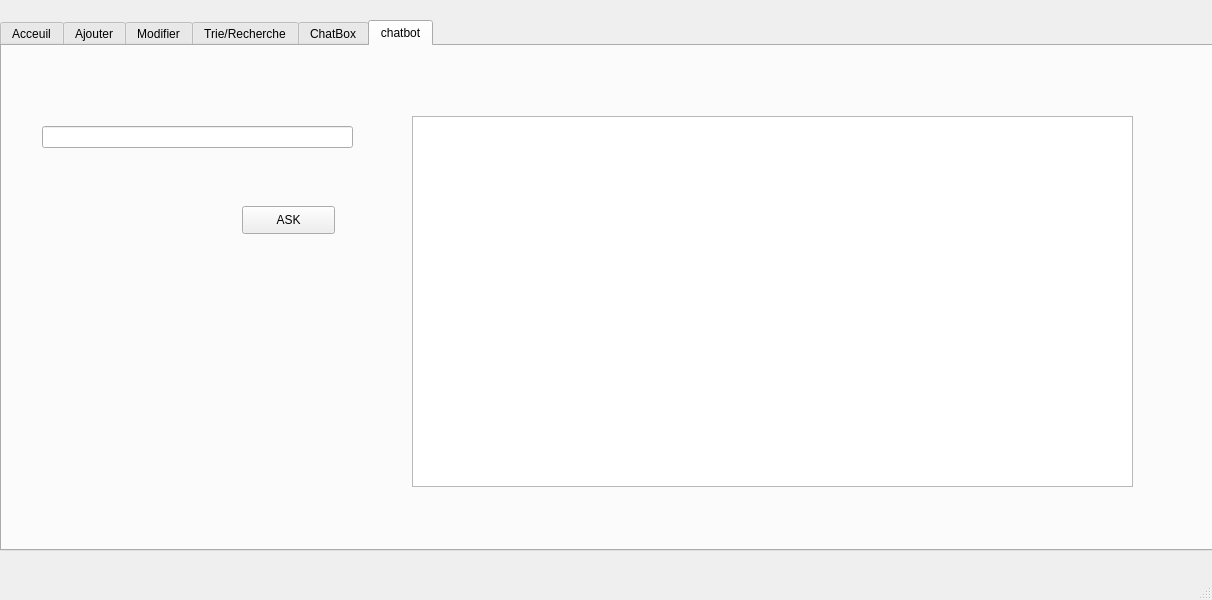
<?xml version="1.0" encoding="UTF-8"?>
<ui version="4.0">
 <class>MainWindow</class>
 <widget class="QMainWindow" name="MainWindow">
  <property name="geometry">
   <rect>
    <x>0</x>
    <y>0</y>
    <width>1212</width>
    <height>600</height>
   </rect>
  </property>
  <property name="windowTitle">
   <string>MainWindow</string>
  </property>
  <widget class="QWidget" name="widget">
   <widget class="QTabWidget" name="chatbot">
    <property name="geometry">
     <rect>
      <x>0</x>
      <y>20</y>
      <width>1241</width>
      <height>531</height>
     </rect>
    </property>
    <property name="currentIndex">
     <number>5</number>
    </property>
    <widget class="QWidget" name="tab">
     <attribute name="title">
      <string>Acceuil</string>
     </attribute>
     <widget class="QLabel" name="label_9">
      <property name="geometry">
       <rect>
        <x>560</x>
        <y>210</y>
        <width>63</width>
        <height>20</height>
       </rect>
      </property>
      <property name="text">
       <string>Sign In</string>
      </property>
     </widget>
     <widget class="QLabel" name="label_10">
      <property name="geometry">
       <rect>
        <x>480</x>
        <y>260</y>
        <width>91</width>
        <height>20</height>
       </rect>
      </property>
      <property name="text">
       <string>id_empolyé</string>
      </property>
     </widget>
     <widget class="QLabel" name="label_11">
      <property name="geometry">
       <rect>
        <x>480</x>
        <y>310</y>
        <width>71</width>
        <height>20</height>
       </rect>
      </property>
      <property name="text">
       <string>Password</string>
      </property>
     </widget>
     <widget class="QPushButton" name="restore">
      <property name="geometry">
       <rect>
        <x>950</x>
        <y>410</y>
        <width>191</width>
        <height>61</height>
       </rect>
      </property>
      <property name="text">
       <string>Restore</string>
      </property>
     </widget>
     <widget class="QLineEdit" name="email">
      <property name="geometry">
       <rect>
        <x>640</x>
        <y>440</y>
        <width>281</width>
        <height>31</height>
       </rect>
      </property>
     </widget>
     <widget class="QLineEdit" name="lineEdit_21">
      <property name="geometry">
       <rect>
        <x>580</x>
        <y>250</y>
        <width>171</width>
        <height>31</height>
       </rect>
      </property>
     </widget>
     <widget class="QLineEdit" name="lineEdit_22">
      <property name="geometry">
       <rect>
        <x>590</x>
        <y>310</y>
        <width>191</width>
        <height>31</height>
       </rect>
      </property>
     </widget>
     <widget class="QPushButton" name="pushButton_4">
      <property name="geometry">
       <rect>
        <x>550</x>
        <y>370</y>
        <width>111</width>
        <height>29</height>
       </rect>
      </property>
      <property name="text">
       <string>Se connecter</string>
      </property>
     </widget>
    </widget>
    <widget class="QWidget" name="tab_3">
     <attribute name="title">
      <string>Ajouter</string>
     </attribute>
     <widget class="QLabel" name="label_5">
      <property name="geometry">
       <rect>
        <x>30</x>
        <y>90</y>
        <width>63</width>
        <height>20</height>
       </rect>
      </property>
      <property name="text">
       <string>Nom</string>
      </property>
     </widget>
     <widget class="QLabel" name="label_6">
      <property name="geometry">
       <rect>
        <x>20</x>
        <y>140</y>
        <width>63</width>
        <height>20</height>
       </rect>
      </property>
      <property name="text">
       <string>Prénom</string>
      </property>
     </widget>
     <widget class="QLabel" name="label_7">
      <property name="geometry">
       <rect>
        <x>20</x>
        <y>190</y>
        <width>81</width>
        <height>20</height>
       </rect>
      </property>
      <property name="text">
       <string>Téléphone</string>
      </property>
     </widget>
     <widget class="QLabel" name="label_8">
      <property name="geometry">
       <rect>
        <x>20</x>
        <y>240</y>
        <width>81</width>
        <height>20</height>
       </rect>
      </property>
      <property name="text">
       <string>Salaire</string>
      </property>
     </widget>
     <widget class="QPushButton" name="pushButton">
      <property name="geometry">
       <rect>
        <x>260</x>
        <y>440</y>
        <width>93</width>
        <height>29</height>
       </rect>
      </property>
      <property name="text">
       <string>Ajouter</string>
      </property>
     </widget>
     <widget class="QLineEdit" name="lineEdit">
      <property name="geometry">
       <rect>
        <x>100</x>
        <y>300</y>
        <width>113</width>
        <height>22</height>
       </rect>
      </property>
     </widget>
     <widget class="QLineEdit" name="lineEdit_2">
      <property name="geometry">
       <rect>
        <x>110</x>
        <y>30</y>
        <width>113</width>
        <height>22</height>
       </rect>
      </property>
     </widget>
     <widget class="QLineEdit" name="lineEdit_3">
      <property name="geometry">
       <rect>
        <x>110</x>
        <y>240</y>
        <width>113</width>
        <height>22</height>
       </rect>
      </property>
     </widget>
     <widget class="QLineEdit" name="lineEdit_4">
      <property name="geometry">
       <rect>
        <x>110</x>
        <y>190</y>
        <width>113</width>
        <height>22</height>
       </rect>
      </property>
     </widget>
     <widget class="QLineEdit" name="lineEdit_5">
      <property name="geometry">
       <rect>
        <x>110</x>
        <y>140</y>
        <width>113</width>
        <height>22</height>
       </rect>
      </property>
     </widget>
     <widget class="QLineEdit" name="lineEdit_6">
      <property name="geometry">
       <rect>
        <x>110</x>
        <y>80</y>
        <width>113</width>
        <height>22</height>
       </rect>
      </property>
     </widget>
     <widget class="QLabel" name="label_12">
      <property name="geometry">
       <rect>
        <x>30</x>
        <y>300</y>
        <width>63</width>
        <height>20</height>
       </rect>
      </property>
      <property name="text">
       <string>Genre</string>
      </property>
     </widget>
     <widget class="QLabel" name="label_13">
      <property name="geometry">
       <rect>
        <x>30</x>
        <y>30</y>
        <width>63</width>
        <height>20</height>
       </rect>
      </property>
      <property name="text">
       <string>Id</string>
      </property>
     </widget>
     <widget class="QLabel" name="label_14">
      <property name="geometry">
       <rect>
        <x>30</x>
        <y>450</y>
        <width>63</width>
        <height>20</height>
       </rect>
      </property>
      <property name="text">
       <string>specialité</string>
      </property>
     </widget>
     <widget class="QLabel" name="label_15">
      <property name="geometry">
       <rect>
        <x>30</x>
        <y>410</y>
        <width>63</width>
        <height>20</height>
       </rect>
      </property>
      <property name="text">
       <string>presence</string>
      </property>
     </widget>
     <widget class="QLabel" name="label_16">
      <property name="geometry">
       <rect>
        <x>30</x>
        <y>360</y>
        <width>63</width>
        <height>20</height>
       </rect>
      </property>
      <property name="text">
       <string>adresse</string>
      </property>
     </widget>
     <widget class="QLineEdit" name="lineEdit_8">
      <property name="geometry">
       <rect>
        <x>100</x>
        <y>360</y>
        <width>113</width>
        <height>22</height>
       </rect>
      </property>
     </widget>
     <widget class="QLineEdit" name="lineEdit_9">
      <property name="geometry">
       <rect>
        <x>100</x>
        <y>450</y>
        <width>113</width>
        <height>22</height>
       </rect>
      </property>
     </widget>
     <widget class="QComboBox" name="comboBox_3">
      <property name="geometry">
       <rect>
        <x>100</x>
        <y>410</y>
        <width>111</width>
        <height>22</height>
       </rect>
      </property>
      <property name="styleSheet">
       <string notr="true"/>
      </property>
      <item>
       <property name="text">
        <string>Oui</string>
       </property>
      </item>
      <item>
       <property name="text">
        <string>Non</string>
       </property>
      </item>
     </widget>
     <widget class="QTableView" name="tableView">
      <property name="geometry">
       <rect>
        <x>240</x>
        <y>60</y>
        <width>951</width>
        <height>261</height>
       </rect>
      </property>
     </widget>
     <widget class="QPushButton" name="afficher">
      <property name="geometry">
       <rect>
        <x>1090</x>
        <y>330</y>
        <width>93</width>
        <height>29</height>
       </rect>
      </property>
      <property name="text">
       <string>Afficher</string>
      </property>
     </widget>
     <widget class="QGroupBox" name="groupBox_19">
      <property name="geometry">
       <rect>
        <x>440</x>
        <y>340</y>
        <width>281</width>
        <height>101</height>
       </rect>
      </property>
      <property name="font">
       <font>
        <family>Cascadia Code SemiBold</family>
        <pointsize>8</pointsize>
        <italic>false</italic>
        <bold>false</bold>
       </font>
      </property>
      <property name="styleSheet">
       <string notr="true"/>
      </property>
      <property name="title">
       <string>Supprimer</string>
      </property>
      <widget class="QPushButton" name="supp">
       <property name="geometry">
        <rect>
         <x>190</x>
         <y>40</y>
         <width>75</width>
         <height>31</height>
        </rect>
       </property>
       <property name="styleSheet">
        <string notr="true"/>
       </property>
       <property name="text">
        <string>supprimer</string>
       </property>
      </widget>
      <widget class="QLineEdit" name="lineEdit_7">
       <property name="geometry">
        <rect>
         <x>70</x>
         <y>40</y>
         <width>113</width>
         <height>31</height>
        </rect>
       </property>
       <property name="styleSheet">
        <string notr="true"/>
       </property>
      </widget>
      <widget class="QGroupBox" name="groupBox_20">
       <property name="geometry">
        <rect>
         <x>0</x>
         <y>130</y>
         <width>331</width>
         <height>101</height>
        </rect>
       </property>
       <property name="font">
        <font>
         <family>Cascadia Code SemiBold</family>
         <pointsize>8</pointsize>
         <italic>false</italic>
         <bold>false</bold>
        </font>
       </property>
       <property name="title">
        <string>Supprimer</string>
       </property>
       <widget class="QPushButton" name="supp_2">
        <property name="geometry">
         <rect>
          <x>240</x>
          <y>40</y>
          <width>75</width>
          <height>31</height>
         </rect>
        </property>
        <property name="styleSheet">
         <string notr="true">QPushButton{
background:white;
border-radius:22px;
border: 1.5px solid skyblue;
color:skyblue;
font: 63 8pt &quot;Cascadia Code SemiBold&quot;;
}
QLineEdit{
background:white;
border-radius:10px;
border:0.5px solid lightblue;

}

QLabel{
font: 63 10pt &quot;Cascadia Code SemiBold&quot;;
font-weight: 1000;
border-radius:10px;
}
QDateEdit{
background:white;
border-radius:10px;
border:0.5px solid lightblue;
}
QMainWindow{
background-color: qlineargradient(spread:pad, x1:1, y1:0, x2:0, y2:1, stop:0 white, stop:1 rgb(232, 232, 232));
	image: url(:/new/prefix1/logo.png);
}
QComboBox{
background:lightblue;
border:0.5px solid white;
border-radius:10px;
}
QComboBox::drop-down{
width:20;
}
QPushButton:hover
{
background-color:lightblue;
color:white;
}</string>
        </property>
        <property name="text">
         <string>supprimer</string>
        </property>
       </widget>
       <widget class="QLineEdit" name="lineEdit_10">
        <property name="geometry">
         <rect>
          <x>60</x>
          <y>40</y>
          <width>113</width>
          <height>31</height>
         </rect>
        </property>
        <property name="styleSheet">
         <string notr="true">background:white;
border-radius:10px;
border: 1.5px solid skyblue;
color:black;
font: 63 8pt &quot;Cascadia Code SemiBold&quot;;
</string>
        </property>
       </widget>
       <widget class="QLabel" name="label_61">
        <property name="geometry">
         <rect>
          <x>0</x>
          <y>40</y>
          <width>51</width>
          <height>31</height>
         </rect>
        </property>
        <property name="font">
         <font>
          <family>Cascadia Code SemiBold</family>
          <pointsize>8</pointsize>
          <italic>false</italic>
          <bold>false</bold>
         </font>
        </property>
        <property name="text">
         <string>code</string>
        </property>
       </widget>
      </widget>
      <widget class="QLabel" name="label_17">
       <property name="geometry">
        <rect>
         <x>10</x>
         <y>50</y>
         <width>63</width>
         <height>20</height>
        </rect>
       </property>
       <property name="text">
        <string>ID</string>
       </property>
      </widget>
     </widget>
     <widget class="QPushButton" name="pb_stat">
      <property name="geometry">
       <rect>
        <x>1090</x>
        <y>370</y>
        <width>93</width>
        <height>28</height>
       </rect>
      </property>
      <property name="text">
       <string>statistique</string>
      </property>
     </widget>
    </widget>
    <widget class="QWidget" name="tab_4">
     <attribute name="title">
      <string>Modifier</string>
     </attribute>
     <widget class="QLineEdit" name="lineEdit_11">
      <property name="geometry">
       <rect>
        <x>200</x>
        <y>300</y>
        <width>113</width>
        <height>22</height>
       </rect>
      </property>
     </widget>
     <widget class="QLineEdit" name="lineEdit_12">
      <property name="geometry">
       <rect>
        <x>200</x>
        <y>360</y>
        <width>113</width>
        <height>22</height>
       </rect>
      </property>
     </widget>
     <widget class="QLabel" name="label_18">
      <property name="geometry">
       <rect>
        <x>130</x>
        <y>300</y>
        <width>63</width>
        <height>20</height>
       </rect>
      </property>
      <property name="text">
       <string>Genre</string>
      </property>
     </widget>
     <widget class="QLineEdit" name="lineEdit_13">
      <property name="geometry">
       <rect>
        <x>210</x>
        <y>190</y>
        <width>113</width>
        <height>22</height>
       </rect>
      </property>
     </widget>
     <widget class="QLineEdit" name="lineEdit_14">
      <property name="geometry">
       <rect>
        <x>200</x>
        <y>450</y>
        <width>113</width>
        <height>22</height>
       </rect>
      </property>
     </widget>
     <widget class="QLabel" name="label_19">
      <property name="geometry">
       <rect>
        <x>120</x>
        <y>140</y>
        <width>63</width>
        <height>20</height>
       </rect>
      </property>
      <property name="text">
       <string>Prénom</string>
      </property>
     </widget>
     <widget class="QLineEdit" name="lineEdit_15">
      <property name="geometry">
       <rect>
        <x>210</x>
        <y>140</y>
        <width>113</width>
        <height>22</height>
       </rect>
      </property>
     </widget>
     <widget class="QLineEdit" name="lineEdit_16">
      <property name="geometry">
       <rect>
        <x>210</x>
        <y>80</y>
        <width>113</width>
        <height>22</height>
       </rect>
      </property>
     </widget>
     <widget class="QLineEdit" name="lineEdit_17">
      <property name="geometry">
       <rect>
        <x>210</x>
        <y>30</y>
        <width>113</width>
        <height>22</height>
       </rect>
      </property>
     </widget>
     <widget class="QPushButton" name="modifier">
      <property name="geometry">
       <rect>
        <x>360</x>
        <y>440</y>
        <width>93</width>
        <height>29</height>
       </rect>
      </property>
      <property name="text">
       <string>Modifier</string>
      </property>
     </widget>
     <widget class="QLabel" name="label_20">
      <property name="geometry">
       <rect>
        <x>130</x>
        <y>30</y>
        <width>63</width>
        <height>20</height>
       </rect>
      </property>
      <property name="text">
       <string>Id</string>
      </property>
     </widget>
     <widget class="QLabel" name="label_21">
      <property name="geometry">
       <rect>
        <x>130</x>
        <y>90</y>
        <width>63</width>
        <height>20</height>
       </rect>
      </property>
      <property name="text">
       <string>Nom</string>
      </property>
     </widget>
     <widget class="QLabel" name="label_22">
      <property name="geometry">
       <rect>
        <x>120</x>
        <y>190</y>
        <width>81</width>
        <height>20</height>
       </rect>
      </property>
      <property name="text">
       <string>Téléphone</string>
      </property>
     </widget>
     <widget class="QComboBox" name="comboBox_4">
      <property name="geometry">
       <rect>
        <x>200</x>
        <y>410</y>
        <width>111</width>
        <height>22</height>
       </rect>
      </property>
      <property name="styleSheet">
       <string notr="true"/>
      </property>
      <item>
       <property name="text">
        <string>Oui</string>
       </property>
      </item>
      <item>
       <property name="text">
        <string>Non</string>
       </property>
      </item>
     </widget>
     <widget class="QLabel" name="label_23">
      <property name="geometry">
       <rect>
        <x>130</x>
        <y>360</y>
        <width>63</width>
        <height>20</height>
       </rect>
      </property>
      <property name="text">
       <string>adresse</string>
      </property>
     </widget>
     <widget class="QLabel" name="label_24">
      <property name="geometry">
       <rect>
        <x>130</x>
        <y>410</y>
        <width>63</width>
        <height>20</height>
       </rect>
      </property>
      <property name="text">
       <string>presence</string>
      </property>
     </widget>
     <widget class="QLineEdit" name="lineEdit_18">
      <property name="geometry">
       <rect>
        <x>210</x>
        <y>240</y>
        <width>113</width>
        <height>22</height>
       </rect>
      </property>
     </widget>
     <widget class="QLabel" name="label_25">
      <property name="geometry">
       <rect>
        <x>130</x>
        <y>450</y>
        <width>63</width>
        <height>20</height>
       </rect>
      </property>
      <property name="text">
       <string>specialité</string>
      </property>
     </widget>
     <widget class="QLabel" name="label_26">
      <property name="geometry">
       <rect>
        <x>120</x>
        <y>240</y>
        <width>81</width>
        <height>20</height>
       </rect>
      </property>
      <property name="text">
       <string>Salaire</string>
      </property>
     </widget>
    </widget>
    <widget class="QWidget" name="tab_2">
     <attribute name="title">
      <string>Trie/Recherche</string>
     </attribute>
     <widget class="QPushButton" name="pushButton_2">
      <property name="geometry">
       <rect>
        <x>280</x>
        <y>90</y>
        <width>93</width>
        <height>29</height>
       </rect>
      </property>
      <property name="text">
       <string>Trier</string>
      </property>
     </widget>
     <widget class="QTableView" name="tableView_2">
      <property name="geometry">
       <rect>
        <x>20</x>
        <y>130</y>
        <width>1161</width>
        <height>192</height>
       </rect>
      </property>
     </widget>
     <widget class="QLineEdit" name="lineEdit_19">
      <property name="geometry">
       <rect>
        <x>30</x>
        <y>50</y>
        <width>201</width>
        <height>22</height>
       </rect>
      </property>
     </widget>
     <widget class="QPushButton" name="rechercher">
      <property name="geometry">
       <rect>
        <x>280</x>
        <y>50</y>
        <width>93</width>
        <height>29</height>
       </rect>
      </property>
      <property name="text">
       <string>Recherche</string>
      </property>
     </widget>
     <widget class="QPushButton" name="pushButton_3">
      <property name="geometry">
       <rect>
        <x>780</x>
        <y>350</y>
        <width>93</width>
        <height>29</height>
       </rect>
      </property>
      <property name="text">
       <string>pb_PDF</string>
      </property>
     </widget>
     <widget class="QComboBox" name="comboBox">
      <property name="geometry">
       <rect>
        <x>30</x>
        <y>100</y>
        <width>211</width>
        <height>22</height>
       </rect>
      </property>
      <item>
       <property name="text">
        <string>presence</string>
       </property>
      </item>
      <item>
       <property name="text">
        <string>id_employe</string>
       </property>
      </item>
      <item>
       <property name="text">
        <string>salaire</string>
       </property>
      </item>
     </widget>
    </widget>
    <widget class="QWidget" name="tab_5">
     <attribute name="title">
      <string>ChatBox</string>
     </attribute>
     <widget class="QLineEdit" name="lineEdit_message_2">
      <property name="geometry">
       <rect>
        <x>40</x>
        <y>80</y>
        <width>251</width>
        <height>22</height>
       </rect>
      </property>
     </widget>
     <widget class="QPushButton" name="pushButton_send_2">
      <property name="geometry">
       <rect>
        <x>210</x>
        <y>140</y>
        <width>93</width>
        <height>28</height>
       </rect>
      </property>
      <property name="text">
       <string>send</string>
      </property>
     </widget>
     <widget class="QTextBrowser" name="messageBrowser">
      <property name="geometry">
       <rect>
        <x>335</x>
        <y>21</y>
        <width>741</width>
        <height>411</height>
       </rect>
      </property>
     </widget>
     <widget class="QComboBox" name="comboBox_7">
      <property name="geometry">
       <rect>
        <x>40</x>
        <y>140</y>
        <width>151</width>
        <height>22</height>
       </rect>
      </property>
      <item>
       <property name="text">
        <string>employe</string>
       </property>
      </item>
      <item>
       <property name="text">
        <string>fournisseur</string>
       </property>
      </item>
     </widget>
     <widget class="QPushButton" name="pushButton_delete">
      <property name="geometry">
       <rect>
        <x>980</x>
        <y>460</y>
        <width>93</width>
        <height>28</height>
       </rect>
      </property>
      <property name="text">
       <string>Delete</string>
      </property>
     </widget>
    </widget>
    <widget class="QWidget" name="tab_7">
     <attribute name="title">
      <string>chatbot</string>
     </attribute>
     <widget class="QPushButton" name="pushButton_ask">
      <property name="geometry">
       <rect>
        <x>240</x>
        <y>160</y>
        <width>93</width>
        <height>28</height>
       </rect>
      </property>
      <property name="text">
       <string>ASK</string>
      </property>
     </widget>
     <widget class="QTextEdit" name="textEdit_chat">
      <property name="geometry">
       <rect>
        <x>410</x>
        <y>70</y>
        <width>721</width>
        <height>371</height>
       </rect>
      </property>
     </widget>
     <widget class="QLineEdit" name="lineEdit_user">
      <property name="geometry">
       <rect>
        <x>40</x>
        <y>80</y>
        <width>311</width>
        <height>22</height>
       </rect>
      </property>
     </widget>
    </widget>
   </widget>
  </widget>
  <widget class="QMenuBar" name="menubar">
   <property name="geometry">
    <rect>
     <x>0</x>
     <y>0</y>
     <width>1212</width>
     <height>26</height>
    </rect>
   </property>
  </widget>
  <widget class="QStatusBar" name="statusbar"/>
 </widget>
 <resources/>
 <connections/>
</ui>
